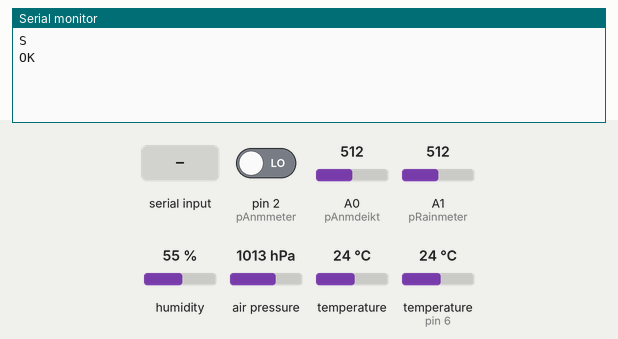
Bench run of a sketch on a simulated Arduino Uno, built with avr-gcc and run on an emulated ATmega328P. Parts: the last lines printed to the serial monitor. The inputs (shaded band) are chosen by the test bench; at power-on: pin 2 (pAnmmeter) LOW, A0 (pAnmdeikt) = 512, A1 (pRainmeter) = 512, humidity 55 %, air pressure 1013 hPa, temperature 24 °C, temperature (sensor on pin 6) 24 °C. Sleep ends after the set time or at an interrupt; the local clock reads 2024-03-15 10:24:30 at power-on unless the sketch sets it; storage starts empty; EEPROM starts erased.

Above: at 7.2 s.
7.3 s: "90,45,200\n" received over Serial
At 9.2 s:
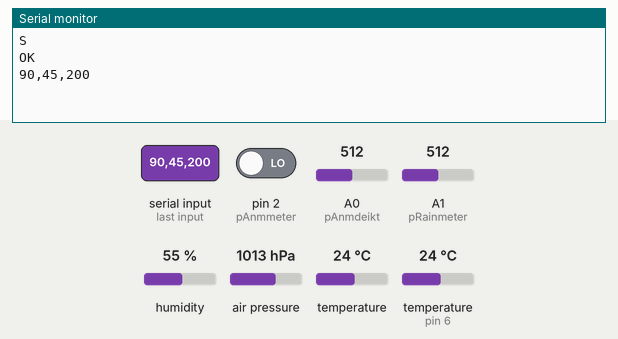
9.8 s: "90,45\n" received over Serial
At 12.0 s:
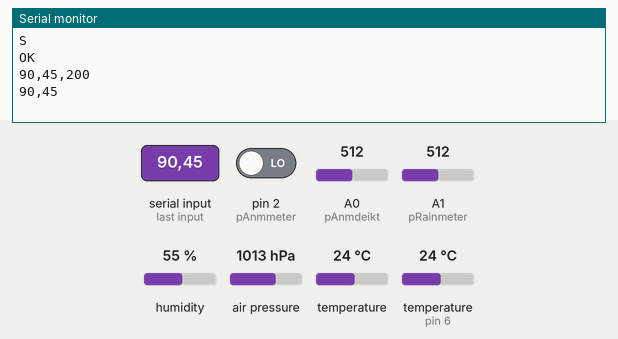
12.3 s: "90,45,200,10\n" received over Serial
At 14.1 s:
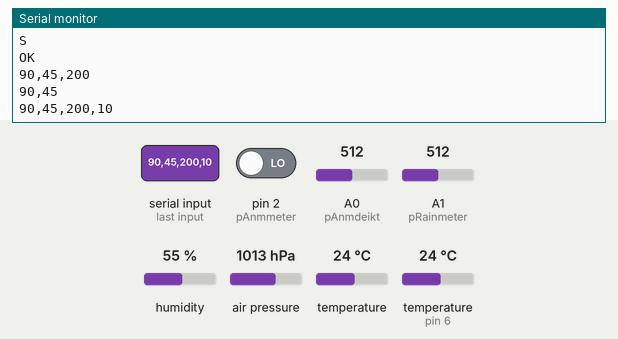
14.8 s: "0\n" received over Serial
At 17.0 s:
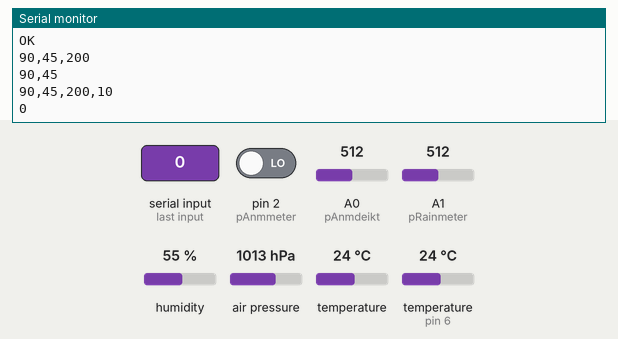
17.3 s: "D90\n" received over Serial
At 18.9 s:
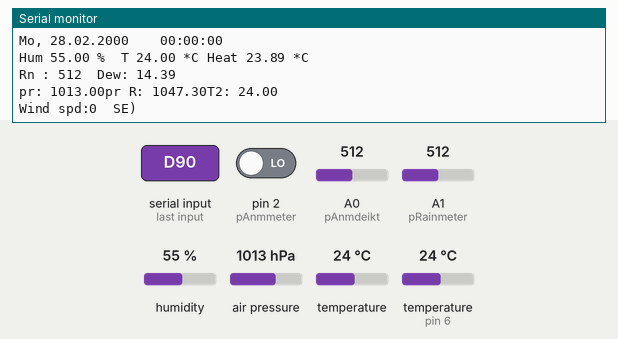

The sketch:

MeteoStation2.ino
```cpp
//#include <Narcoleptic.h>
//#include <SFE_BMP180.h>
#include <Adafruit_BMP280.h>
#include <SPI.h>
#include <SD.h>
#include "DHT.h"
#include <RTClib.h>
#include <avr/wdt.h>
#include <avr/sleep.h>
#include <EEPROM.h>


#define ON HIGH
#define OFF LOW

#define ALTITUDE 280.0

#define pAnmmeter 2
#define pAnmdeikt A0
#define pRainmeter A1
#define pDHTemp 6//9  //8   // what digital pin we're connected to
#define CSPin 10
#define btoothrx 5
#define btoothtx 4
#define powerPin 8  //controls power to the sensors


// Uncomment whatever type you're using!
//#define DHTTYPE DHT11   // DHT 11
#define DHTTYPE DHT22   // DHT 22  (AM2302), AM2321
//#define DHTTYPE DHT21   // DHT 21 (AM2301)
// Connect pin 1 (on the left) of the sensor to +5V
// NOTE: If using a board with 3.3V logic like an Arduino Due connect pin 1
// to 3.3V instead of 5V!
// Connect pin 2 of the sensor to whatever your DHTPIN is
// Connect pin 4 (on the right) of the sensor to GROUND
// Connect a 10K resistor from pin 2 (data) to pin 1 (power) of the sensor
// Initialize DHT sensor.
// Note that older versions of this library took an optional third parameter to
// tweak the timings for faster processors.  This parameter is no longer needed
// as the current DHT reading algorithm adjusts itself to work on faster procs.
DHT dht(pDHTemp, DHTTYPE);
//SFE_BMP180 bmp;
Adafruit_BMP280 bmp; // I2C Interface
RTC_DS1307 RTC;      // RTC Module


volatile int cnt=0;
int cntpersec=0;
int times;
unsigned long mytime;
int anmdeik,avgWindSpeed,maxWindSpeed,sumWindSpeed;

double h,t,hic;
int rainmeter;//to ypsos ths broxhs
double dew,dewf;

double relP,Pres,bmpTemp;
DateTime now;
int sleeptime=30; //the minutes to sleep
int fileevery=1; //the minutes  to write to file after wake up means sampling sensors for fileevery minutes then goto sleep
int airevery=10; //the seconds to  calc the air speed 10 means sample for 10 secs then  do the calcs

//---SD---
File myFile;


void aircnt()
{
  cnt++;
}


void mysetup(){

  Serial.begin(115200);
  Serial.println("S");
  pinMode(powerPin,OUTPUT);
  powerSensors(ON);
  delay(4000);

  pinMode(pAnmdeikt,INPUT);
  pinMode(pAnmmeter,INPUT);
  attachInterrupt(digitalPinToInterrupt(pAnmmeter), aircnt, CHANGE);
  cntpersec=0;


  //--SD Card
  if (!SD.begin(CSPin))
    Serial.println(F("SD err!"));
  //else
  // Serial.println(F("SDCard OK."));

  dht.begin();
//Serial.println("B");


  //if (bmp.begin())
 //   Serial.println(F("BMP180 success"));
 // else
 // {
    // Oops, something went wrong, this is usually a connection problem,
    // see the comments at the top of this sketch for the proper connections.

 //   Serial.println(F("BMP180 fail\n\n"));
 // }


  if (!bmp.begin(BMP280_ADDRESS_ALT, BMP280_CHIPID)) {
    Serial.println(F("BMP280 err!"));
  }
  else {
    //Serial.println(F("BMP280 ok!"));
  /* Default settings from datasheet. */
  bmp.setSampling(Adafruit_BMP280::MODE_NORMAL,     /* Operating Mode. */
                  Adafruit_BMP280::SAMPLING_X2,     /* Temp. oversampling */
                  Adafruit_BMP280::SAMPLING_X16,    /* Pressure oversampling */
                  Adafruit_BMP280::FILTER_X16,      /* Filtering. */
                  Adafruit_BMP280::STANDBY_MS_500); /* Standby time. */
  }

//Serial.println("R");
    // Initialisiere RTC

  RTC.begin();

   // Prüfen ob RTC läuft
  if (! RTC.isrunning()) {

    // Set the current date and time if the clock is not running yet
    RTC.adjust(DateTime(__DATE__, __TIME__));

    Serial.println(F("RTC no bat?"));
  }
  //else Serial.println(F("RTC ok."));


  Serial.println("OK");
  mytime = millis();
  everySecs(0);
  times=0;
}


void setup(){
  int t1;

  wdt_disable();
  t1=EEPROM.read(0);
  if (t1> sleeptime*8)  {  //8 times for a minute
    EEPROM.put(0, 0);
    mysetup();
    wdt_enable(WDTO_8S);
  }
  else {
    Serial.begin(115200);
    EEPROM.put(0, t1+1); //increase the value
    Serial.println(t1);
    wdt_enable(WDTO_8S);
    gotosleep();  //go back to sleep

  }

}


//Celsius to Fahrenheit conversion
//double Fahrenheit(double celsius)
//{
//  return 1.8 * celsius + 32;
//}

//Celsius to Kelvin conversion
//double Kelvin(double celsius)
//{
 // return celsius + 273.15;
//}

/*
// dewPoint function NOAA
// reference: http://wahiduddin.net/calc/density_algorithms.htm
double dewPoint(double celsius, double humidity)
{
  double A0= 373.15/(273.15 + celsius);
  double SUM = -7.90298 * (A0-1);
  SUM += 5.02808 * log10(A0);
  SUM += -1.3816e-7 * (pow(10, (11.344*(1-1/A0)))-1) ;
  SUM += 8.1328e-3 * (pow(10,(-3.49149*(A0-1)))-1) ;
  SUM += log10(1013.246);
  double VP = pow(10, SUM-3) * humidity;
  double T = log(VP/0.61078);   // temp var
  return (241.88 * T) / (17.558-T);
}
*/
// delta max = 0.6544 wrt dewPoint()
// 5x faster than dewPoint()
// reference: http://en.wikipedia.org/wiki/Dew_point
double dewPointFast(double celsius, double humidity)
{
  double a = 17.271;
  double b = 237.7;
  double temp = (a * celsius) / (b + celsius) + log(humidity/100);
  double Td = (b * temp) / (a - temp);
  return Td;
}


boolean getHumTemp(){

  // Reading temperature or humidity takes about 250 milliseconds!
  // Sensor readings may also be up to 2 seconds 'old' (its a very slow sensor)
  h = dht.readHumidity();
  // Read temperature as Celsius (the default)
  t = dht.readTemperature();
  // Read temperature as Fahrenheit (isFahrenheit = true)
  //float f = dht.readTemperature(true);

  // Check if any reads failed and exit early (to try again).
  if (isnan(h) || isnan(t) ) {
   // Serial.println(F("DHT err"));
    return false;
  }
  // Compute heat index in Celsius (isFahreheit = false)
  hic = dht.computeHeatIndex(t, h, false);

  return true;
}


void getRainMeter(){
  // read the input on analog pin :
  rainmeter = analogRead(pRainmeter);
}

//for bmp280
void getPressure280(){
  double T,P,p0,a;

  bmp.takeForcedMeasurement();
  bmpTemp=bmp.readTemperature();
  P=bmp.readPressure();
  Pres=P/100;
  a=bmp.readAltitude(1019.66);
  relP = bmp.seaLevelForAltitude(ALTITUDE,P)/100;

}

/* for bmp180
void getPressure(){
  char status;
  double T,P,p0,a;


  status = bmp.startTemperature();
  if (status != 0)
  {
    // Wait for the measurement to complete:
    delay(status);

    // Retrieve the completed temperature measurement:
    // Note that the measurement is stored in the variable T.
    // Function returns 1 if successful, 0 if failure.

    status = bmp.getTemperature(T);
    if (status != 0)
    {
      // Print out the measurement:
    //  Serial.print("temperature: ");
    //  Serial.print(T,2);
    //  Serial.print(" deg C, ");
    //  Serial.print((9.0/5.0)*T+32.0,2);
    //  Serial.println(" deg F");

      bmpTemp=T;
      // Start a pressure measurement:
      // The parameter is the oversampling setting, from 0 to 3 (highest res, longest wait).
      // If request is successful, the number of ms to wait is returned.
      // If request is unsuccessful, 0 is returned.

      status = bmp.startPressure(3);
      if (status != 0)
      {
        // Wait for the measurement to complete:
        delay(status);

        // Retrieve the completed pressure measurement:
        // Note that the measurement is stored in the variable P.
        // Note also that the function requires the previous temperature measurement (T).
        // (If temperature is stable, you can do one temperature measurement for a number of pressure measurements.)
        // Function returns 1 if successful, 0 if failure.

        status = bmp.getPressure(P,T);
        if (status != 0)
        {
          // Print out the measurement:
         // Serial.print("absolute pressure: ");
         // Serial.print(P,2);
         // Serial.print(" mb, ");
         // Serial.print(P*0.0295333727,2);
         // Serial.println(" inHg");

          Pres=P;
          // The pressure sensor returns abolute pressure, which varies with altitude.
          // To remove the effects of altitude, use the sealevel function and your current altitude.
          // This number is commonly used in weather reports.
          // Parameters: P = absolute pressure in mb, ALTITUDE = current altitude in m.
          // Result: p0 = sea-level compensated pressure in mb

          p0 = bmp.sealevel(P,ALTITUDE); // we're at 1655 meters (Boulder, CO)
          //Serial.print("relative (sea-level) pressure: ");
          //Serial.print(p0,2);
          //Serial.print(" mb, ");
          //Serial.print(p0*0.0295333727,2);
          //Serial.println(" inHg");

          relP=p0;


          // On the other hand, if you want to determine your altitude from the pressure reading,
          // use the altitude function along with a baseline pressure (sea-level or other).
          // Parameters: P = absolute pressure in mb, p0 = baseline pressure in mb.
          // Result: a = altitude in m.

       //   a = bmp.altitude(P,p0);
        //  Serial.print("computed altitude: ");
         // Serial.print(a,0);
         // Serial.print(" meters, ");
         // Serial.print(a*3.28084,0);
         // Serial.println(" feet");}
        }
        else Serial.println(F("error retrieving pressure\n"));
      }
      else Serial.println(F("error starting pressure\n"));
    }
    else Serial.println(F("error retrieving temperature\n"));
  }
  else Serial.println(F("error starting temperature\n"));


}

*/

void getDTime(){

  now=RTC.now(); // aktuelle Zeit abrufen

}


// Wochentag ermitteln
String get_day_of_week(uint8_t dow){

  String dows="  ";
  switch(dow){
   case 0: dows="Su"; break;
   case 1: dows="Mo"; break;
   case 2: dows="Tu"; break;
   case 3: dows="We"; break;
   case 4: dows="Th"; break;
   case 5: dows="Fr"; break;
   case 6: dows="Sa"; break;
  }

  return dows;
}


unsigned long prevtime=0;

bool everySecs(int secs){

 getDTime();

 if (( now.unixtime() - prevtime)>secs ) {

   prevtime = now.unixtime();
   return true;
 }


 return false;
}


int getAnemodeikt(){
  return analogRead(pAnmdeikt);
}


int getWindDirection(int a){


  return map(a,0,1023,0,7);
  //a (0..1023)
/*  switch(a){
    case 0..127:return 0;
    case 128..255:return 1;
    case 256..383:return 2;
    case 384..511:return 3;
    case 512..639:return 4;
    case 640..767:return 5;
    case 768..895:return 6;
    case 896..1024:return 7;
  }
  */
}

//----------------------------
//SD Card

void wfile(double v){
  myFile.print(",");myFile.print(v);
}

void wDateTime(){
  if(now.day()<10)myFile.print(0);
  myFile.print(now.day(),DEC);
  myFile.print(".");
  if(now.month()<10)myFile.print(0);
  myFile.print(now.month(),DEC);
  myFile.print(".");
  myFile.print(now.year(),DEC);
  myFile.print(",");
  // Stunde:Minute:Sekunde
  if(now.hour()<10)myFile.print(0);
  myFile.print(now.hour(),DEC);
  myFile.print(":");
  if(now.minute()<10)myFile.print(0);
  myFile.print(now.minute(),DEC);
  myFile.print(":");
  if(now.second()<10)myFile.print(0);
  myFile.print(now.second(),DEC);
}

void writetofile(){
  //print time p.x. 29.07.2018,14:28:49
  wDateTime();
 //humidity,temperature,heat,rain,dewfast,dew,pressure,rel pressure,temperature,max wind speed per sec, wind avg per sec,wind dir
  wfile(h);wfile(t);wfile(hic);wfile(rainmeter);wfile(dewf);wfile(dewf);wfile(Pres);wfile(relP);wfile(bmpTemp);wfile(maxWindSpeed);wfile(avgWindSpeed);wfile(getWindDirection(anmdeik));
  myFile.println("");
}


void saveToFile(){
  char fn[20],tm[3],td[3];

  if(now.day()<10) sprintf(tm, "0%d",now.day()); else sprintf(td, "%d",now.day());
  if(now.month()<10) sprintf(tm, "0%d",now.month()); else sprintf(tm, "%d",now.month());

  sprintf(fn, "%d%s%s.txt", now.year(),tm,td);
  //Serial.println(fn);
  myFile = SD.open(fn, FILE_WRITE);
  writetofile();
  myFile.close();
}

//===================================
void prnSensors(){
  Serial.print(F("Hum "));
  Serial.print(h);
  Serial.print(" %\t");
  Serial.print(F("T "));
  Serial.print(t);
  Serial.print(" *C ");
  Serial.print(F("Heat "));
  Serial.print(hic);
  Serial.println(" *C ");
  Serial.print(F("Rn : "));  Serial.print(rainmeter);
  Serial.print(F("\tDew: "));  Serial.print(dewf);
 // Serial.print(F("\tDew: "));  Serial.print(dew);
  Serial.println(" ");
  Serial.print(F("pr: "));
  Serial.print(Pres,2);
  //Serial.print(" mb, ");
  Serial.print(F("pr R: "));
  Serial.print(relP,2);
 // Serial.print(F(" mb, "));
  Serial.print(F("T2: "));
  Serial.print(bmpTemp);
  Serial.println(" ");
}

void prnDateTime() {

 // Wochentag, Tag.Monat.Jahr
  Serial.print(get_day_of_week(now.dayOfTheWeek()));
  Serial.print(", ");
  if(now.day()<10)Serial.print(0);
  Serial.print(now.day(),DEC);
  Serial.print(".");
  if(now.month()<10)Serial.print(0);
  Serial.print(now.month(),DEC);
  Serial.print(".");
  Serial.print(now.year(),DEC);
  Serial.print("    ");
  // Stunde:Minute:Sekunde
  if(now.hour()<10)Serial.print(0);
  Serial.print(now.hour(),DEC);
  Serial.print(":");
  if(now.minute()<10)Serial.print(0);
  Serial.print(now.minute(),DEC);
  Serial.print(":");
  if(now.second()<10)Serial.print(0);
  Serial.println(now.second(),DEC);

}

void prnAnemo(){

    Serial.print(("Wind spd:"));Serial.print(cntpersec);  Serial.print(("  "));
  //  Serial.print(("Avg :"));Serial.print(avgWindSpeed); Serial.print(("  "));
   // Serial.print(("Max :"));Serial.println(maxWindSpeed);
   // Serial.print(("Dir:"));Serial.print(anmdeik); Serial.print(("("));
    prnWindDirection(getWindDirection(anmdeik));Serial.print((")"));
}

void prnWindDirection(int w){
  switch(w){
    case 0:Serial.print(F("N"));break;
    case 1:Serial.print(F("NE"));break;
    case 2:Serial.print(F("E"));break;
    case 3:Serial.print(F("SE"));break;
    case 4:Serial.print(F("S"));break;
    case 5:Serial.print(F("SW"));break;
    case 6:Serial.print(F("W"));break;
    case 7:Serial.print(F("NW"));break;
  }

}

void getReadings(){
  getHumTemp();
  getRainMeter();
  dewf=dewPointFast(t,h);
  //dew=dewPoint(t,h);
  getPressure280();
  anmdeik=getAnemodeikt();
  getDTime();
}

void  prnDataToSerial(){
  prnDateTime();
  prnSensors();
  prnAnemo();

  Serial.println("");
  Serial.println("");

}


void gotosleep(){
  wdt_reset();
 // Serial.println("slp");
 // Serial.flush();
  set_sleep_mode(SLEEP_MODE_PWR_DOWN);
  sleep_enable();
 // Now enter sleep mode.
  sleep_mode();
 // Serial.println("wake");
 // Serial.flush();
}

void powerSensors(uint8_t pwrstatus){
  digitalWrite(powerPin,pwrstatus);
  if (pwrstatus==ON) {
    delay(2000);//delay to power on the devices
  }
}

void loop() {
  // put your main code here, to run repeatedly:
  String incoming,dts,tms,hs,ms,ys,mns,ds;
  int t1;

  wdt_reset();

  if (Serial.available() > 0) {
    // read the incoming byte:

    incoming = Serial.readString();
      Serial.println(incoming);
      //D26/07/2022 19:07
    if (incoming.charAt(0)=='D'){
      dts=incoming.substring(1,11);
      ds=dts.substring(0,2);
      mns=dts.substring(3,5);
      ys=dts.substring(6,10);
      tms=incoming.substring(12);
      hs=tms.substring(0,2);
      ms=tms.substring(3,5);
      //Serial.println(dts);
      //Serial.println(tms);

    //  Serial.println(ys.toInt());
      dts=ds+"/"+mns+"/"+ys+" ";
      tms=hs+":"+ms;
      RTC.adjust(DateTime(ys.toInt(),mns.toInt(),ds.toInt(),hs.toInt(),ms.toInt(),0));

      Serial.print(dts);
      Serial.println(tms);
      Serial.println("set");
     }
     if (incoming.charAt(0)=='P'){
      getReadings();
      prnDataToSerial();
     }
  }


 //avg air  speed calculations
 if (millis()-mytime>=airevery*1000) {     //secs time to calc air  speed
    cntpersec=cnt/airevery ;cnt=0;mytime = millis();
    sumWindSpeed=sumWindSpeed+cntpersec ;
    avgWindSpeed=sumWindSpeed/++times;
    if (maxWindSpeed<cntpersec)
      maxWindSpeed=cntpersec;
  }

if (everySecs(fileevery*60)) {  //mins save data?

  wdt_reset();
  getReadings();
  wdt_reset();
  prnDataToSerial();
  wdt_reset();
  saveToFile();
  wdt_reset();

  maxWindSpeed=0; times=0;
  powerSensors(OFF);
  gotosleep();
  //Serial.println("wake");
 }


  wdt_reset();
}
```

Measured:
- after the input at 7.3 s, the serial monitor: prints a new line after 1.0 s (image 1)
- after the input at 9.8 s, the serial monitor: prints a new line after 1.0 s (image 2)
- after the input at 12.3 s, the serial monitor: prints a new line after 1.0 s (image 3)
- after the input at 14.8 s, the serial monitor: prints a new line after 1.0 s (image 4)
- after the input at 17.3 s, the serial monitor: prints a new line after 1.0 s (image 5)
